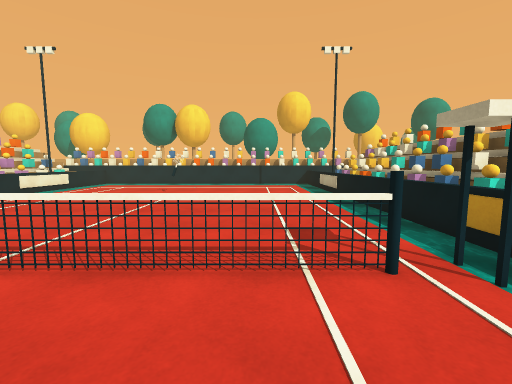
[1] (above)

19 first-person views from a walk through a scene from a Unity 3-D project. The camera is 1.3 m above the floor, tilts 6° down and sees 90° across. The floor is counted in squares, 1 m on a side. Each view is taken from the middle of a square. On the plan, view 1 faces up. The plan holds only what a view shows up to about 13 squares ahead; the rest is blank. The place goes on beyond the plan. The player is left out. Surface patterns are stand-ins for the level's own textures.

[2]
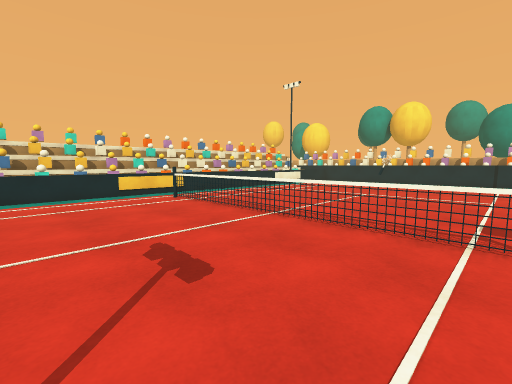

[3]
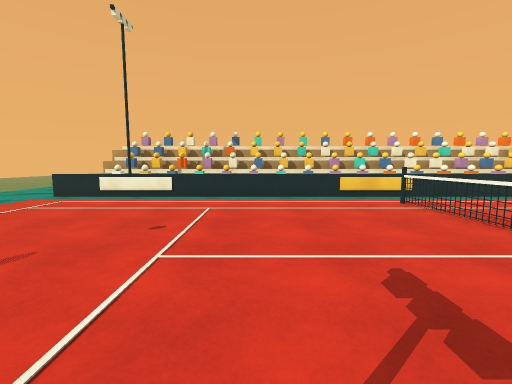

[4]
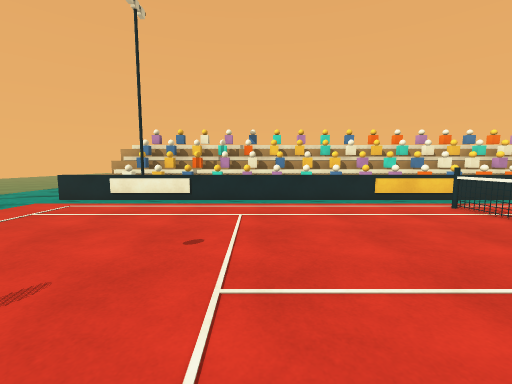

[5]
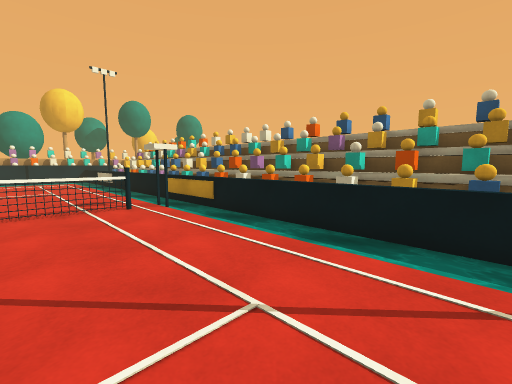

[6]
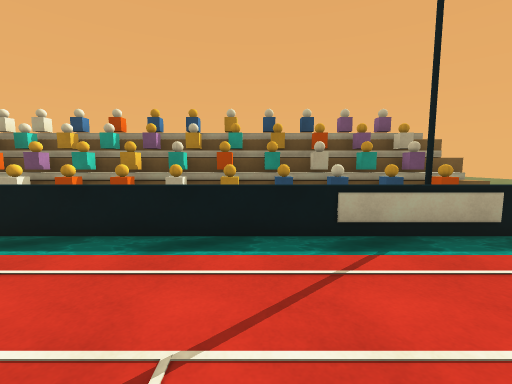

[7]
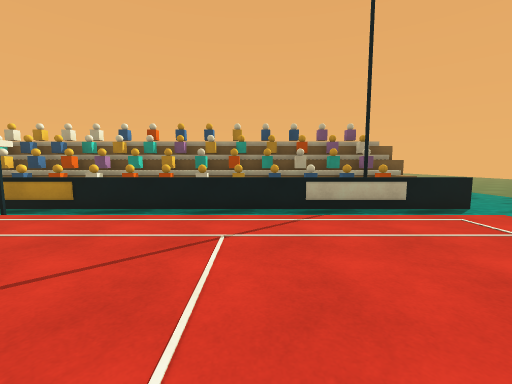

[8]
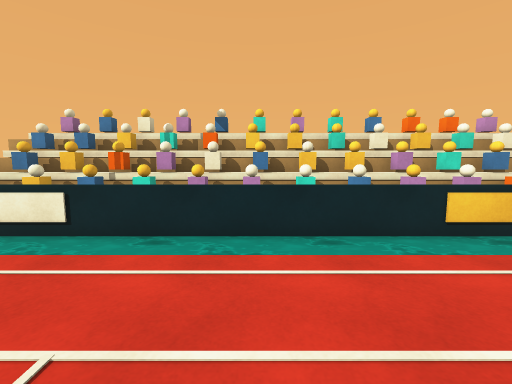

[9]
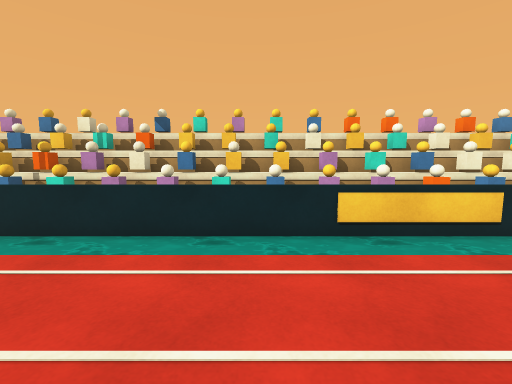

[10]
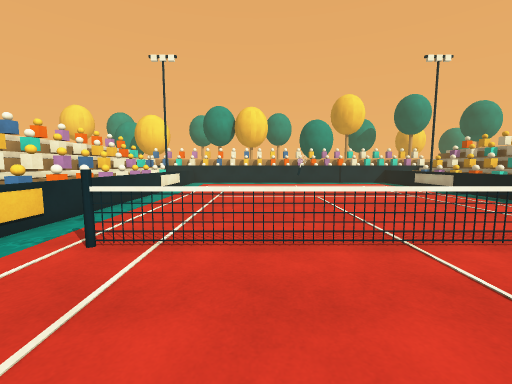

[11]
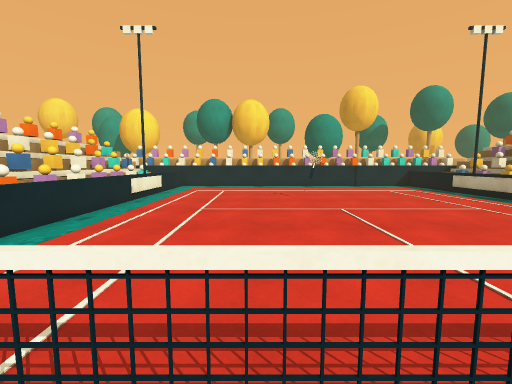

[12]
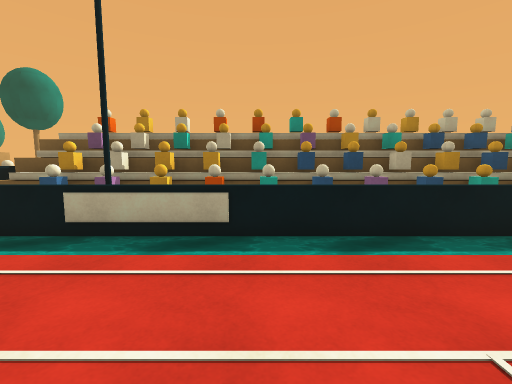

[13]
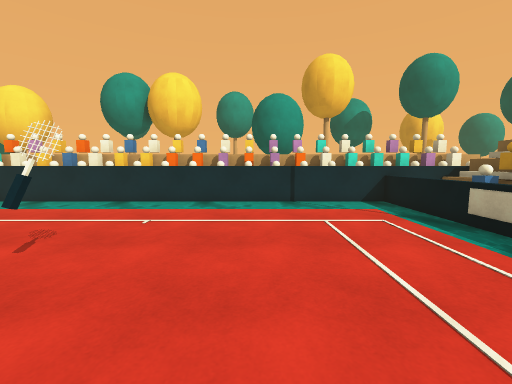

[14]
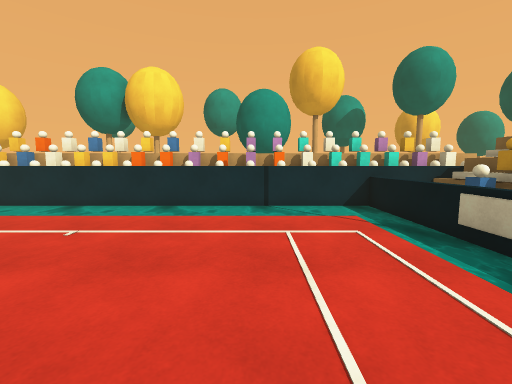

[15]
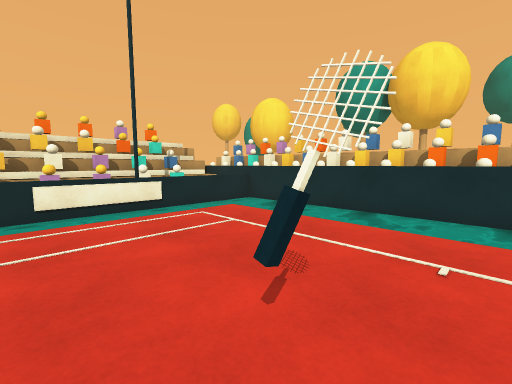

[16]
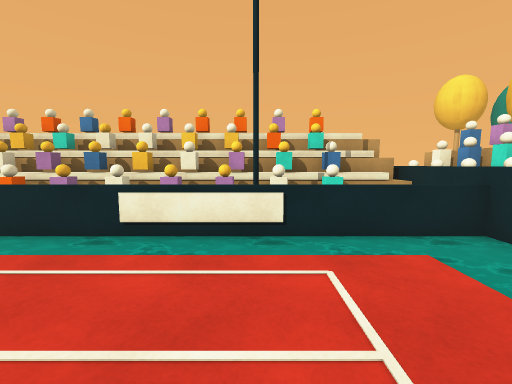

[17]
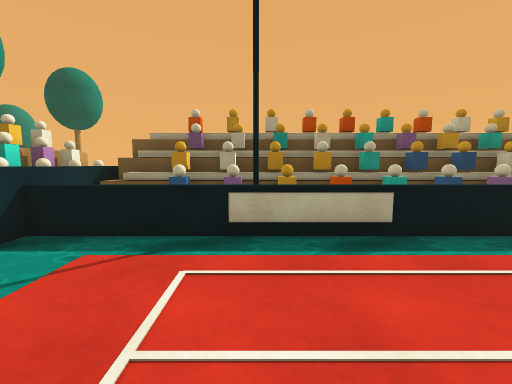

[18]
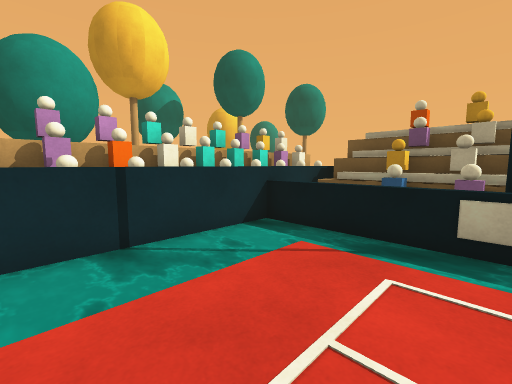

[19]
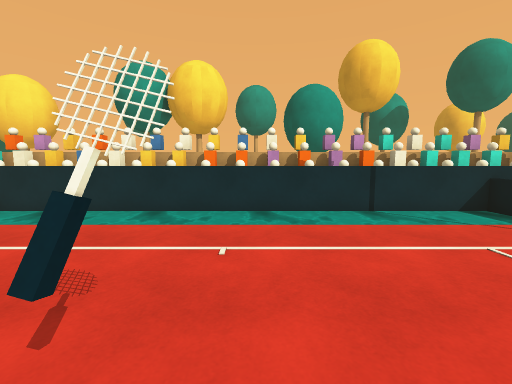

### Floor plan
Key: @ floor where view 1 was taken; # wall or solid block; . main floor; : floor 0.5 m higher than the main floor; = window, fence, low wall or low ledge; ~ water the walk can cross; ≈ water the walk keeps out of; ^ raised ledge; O other object.
Columns run from 16 left of view 1 to 9 right of it. Each row starts with its distance up from view 1.
 21 ##########################
 20  OOOOOOOOOOOOOOOOOOOOOOOO
 19  O O  OO    O  OO   O  O
 18   #^^^^^^^^^^^^^^^^^^^^#
 17   #^:≈~~~~~~~~~~~~~~=:^#
 16  ##OO≈~............~=OO##
 15   #OO≈~............~=OO#
 14   OO#=~............~=#^O
 13   OOO=~............~=OOO
 12   OOO=~.....O......~=OOO
 11   OOO≈~............~=OOO
 10   ###≈~............~=###
  9   O^O≈~............~=O^O
  8   OOO≈~............~=OOO
  7   OOO≈~............~=OOO
  6   OOO≈~............~=OOO
  5   ###≈~............~=###
  4   OOO=~............~=O^O
  3   OOO=~O##########O≈=OOO
  2  #OOO=~............~=OOO#
  1   OO#≈~............~=#OO
  0   #^O≈~.........@..~=O^#
 -1   OOO≈~............~=OOO
 -2   OOO≈~............~=OOO
 -3   OOO≈~............~=OOO
 -4  ####≈~............~=####
 -5  #O^O≈~............~=O^O#
 -6   OOO=~............~= OO
 -7   OOO=~.....   ....~= OO

Positions as (right, up) in squares from view 1, and headings:
1: (0, 0), facing up
2: (1, -2), facing up-left
3: (0, -2), facing left
4: (-1, -3), facing left
5: (-1, -5), facing up-right
6: (-1, -4), facing right
7: (-4, -4), facing right
8: (-6, -2), facing left
9: (-6, 0), facing left
10: (-6, -1), facing up
11: (-6, 2), facing up
12: (-1, 11), facing right
13: (-1, 9), facing up
14: (0, 10), facing up
15: (-3, 11), facing up-left
16: (-6, 14), facing left
17: (-1, 14), facing right
18: (-1, 14), facing up-right
19: (-3, 11), facing up
